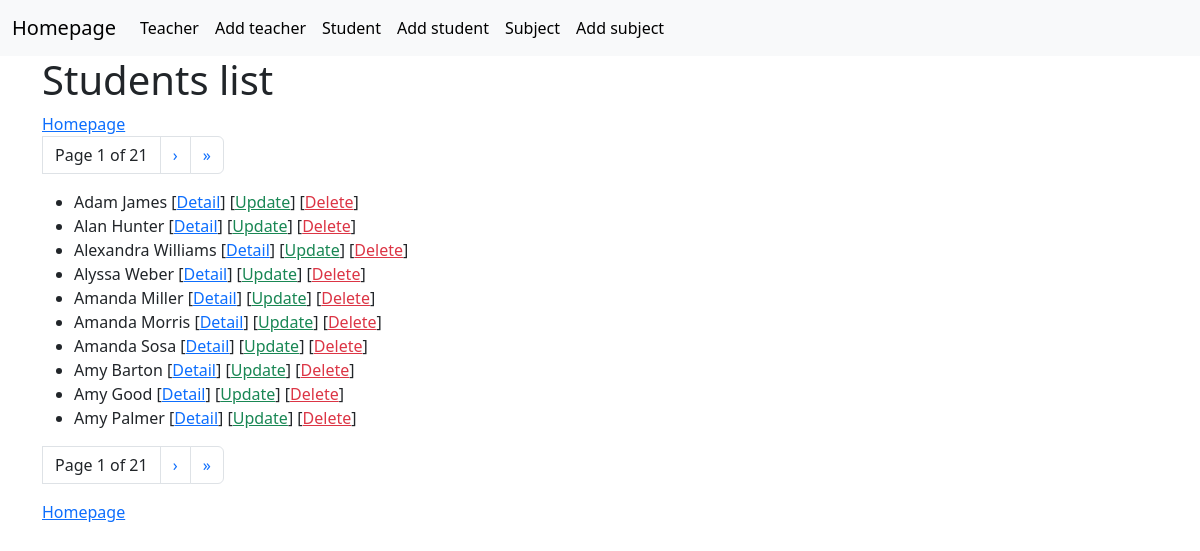
The page /first_app/student_list/ on the database as committed earlier.
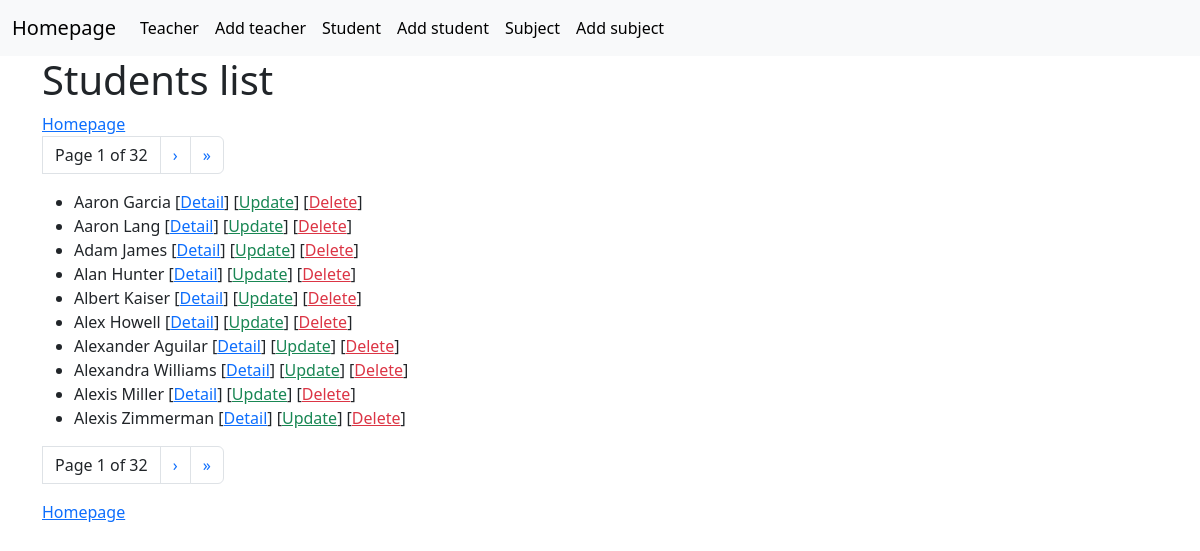
The same page on the database as committed later.
### first_app/models.py (models this page shows)
class Student(models.Model):
    name = models.CharField(max_length=100)
    date_of_birth = models.DateField(null=True, blank=True)
    weight = models.IntegerField()

### first_app/views.py (the view)
# urls.py: path('student_list/', views.StudentListView.as_view(), name='student_list'),
class StudentListView(ListView):
    model = Student  # Connected to Models Student
    queryset = Student.objects.order_by('name')  # Result ordered by name
    context_object_name = 'students'  # default object_list now students
    paginate_by = 10 # 10 per page in ListView

### first_app/templates/first_app/student_list.html (shortened to what this page needs)
{% extends 'base.html' %}
{% block content %}
    <h1>Students list</h1>
    <a href="{% url 'first_app:home' %}">Homepage</a>
    <ul class="pagination">
        <li class="page-link text-dark">
           Page {{ page_obj.number }} of {{ page_obj.paginator.num_pages }}
        </li>
        {% if page_obj.has_next %}
            <li class="page-item">
                <a class="page-link" href="?page={{ page_obj.next_page_number }}">&rsaquo;</a>
            </li>
            <li class="page-item">
                <a class="page-link" href="?page={{ page_obj.paginator.num_pages }}">&raquo;</a>
            </li>
        {% endif %}
    </ul>
    <ul>
        {% for student in students %}
            <li>
                {{ student.name }}
                [<a href="/first_app/student_detail/{{ student.id }}">Detail</a>]
                [<a href="/first_app/student_update/{{ student.id }}" class="text-success">Update</a>]
                [<a href="/first_app/student_delete/{{ student.id }}" class="text-danger">Delete</a>]
            </li>
        {% endfor %}
    </ul>
    <ul class="pagination">
        <li class="page-link text-dark">
           Page {{ page_obj.number }} of {{ page_obj.paginator.num_pages }}
        </li>
        {% if page_obj.has_next %}
            <li class="page-item">
                <a class="page-link" href="?page={{ page_obj.next_page_number }}">&rsaquo;</a>
            </li>
            <li class="page-item">
                <a class="page-link" href="?page={{ page_obj.paginator.num_pages }}">&raquo;</a>
            </li>
        {% endif %}
    </ul>
    <a href="{% url 'first_app:home' %}">Homepage</a>
{% endblock %}

Rows that differ between the two databases and show on the page:
no longer on this page (row unchanged): Student: name "Alyssa Weber"
no longer on this page (row unchanged): Student: name "Amanda Miller"
no longer on this page (row unchanged): Student: name "Amanda Morris"
no longer on this page (row unchanged): Student: name "Amanda Sosa"
no longer on this page (row unchanged): Student: name "Amy Barton"
no longer on this page (row unchanged): Student: name "Amy Good"
no longer on this page (row unchanged): Student: name "Amy Palmer"
added Student: name "Aaron Garcia"
added Student: name "Aaron Lang"
added Student: name "Albert Kaiser"
added Student: name "Alex Howell"
added Student: name "Alexander Aguilar"
added Student: name "Alexis Miller"
added Student: name "Alexis Zimmerman"
Other text that changed with them:
{{ page_obj.paginator.num_pages }}: "21" → "32"
